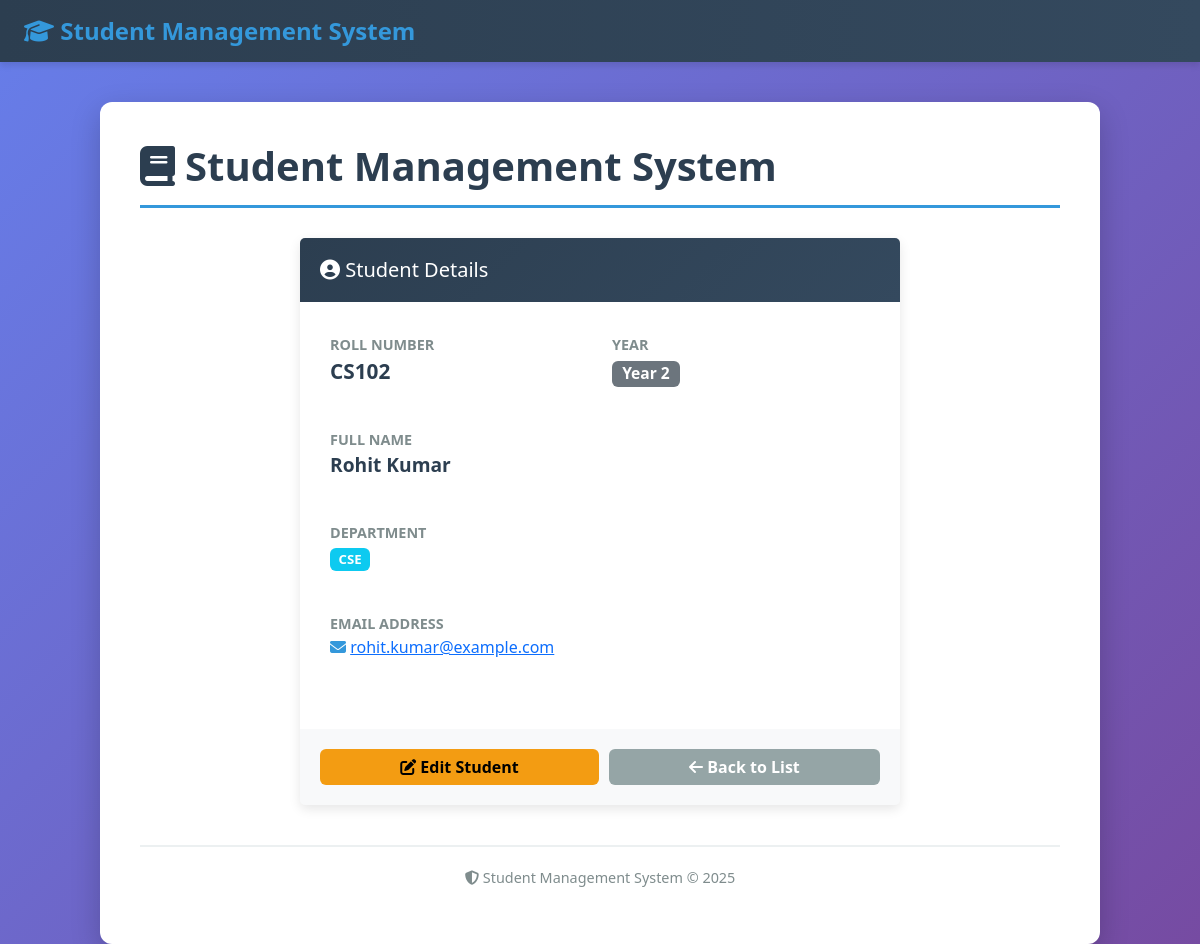
Screenshot of /student/2 with the database file from the repository.
### tables this page shows
CREATE TABLE students (
        id INTEGER PRIMARY KEY AUTOINCREMENT,
        roll TEXT UNIQUE NOT NULL,
        name TEXT NOT NULL,
        department TEXT,
        year INTEGER,
        email TEXT
    );

### app.py (the view)
@app.route("/student/<int:student_id>")
def view_student(student_id):
    conn = get_connection()
    cur = conn.cursor()
    cur.execute("SELECT * FROM students WHERE id = ?", (student_id,))
    row = cur.fetchone()
    conn.close()
    if not row:
        flash("Student not found.")
        return redirect(url_for("index"))
    return render_template('view.html', student=row)

### app.py (called while the page is built)
def get_connection():
    conn = sqlite3.connect(str(DB_PATH))
    conn.row_factory = sqlite3.Row
    return conn

@app.context_processor
def inject_base():
    return dict()

### templates/view.html
{% extends 'base.html' %}
{% block content %}
  <div style="max-width: 600px; margin: 0 auto;">
    <div class="card" style="border: none; box-shadow: 0 4px 12px rgba(0,0,0,0.1);">
      <div class="card-header" style="background: linear-gradient(135deg, #2c3e50, #34495e); color: white; border: none; padding: 20px;">
        <h5 class="mb-0">
          <i class="fas fa-user-circle"></i> Student Details
        </h5>
      </div>
      <div class="card-body" style="padding: 30px;">
        <div class="row mb-4">
          <div class="col-md-6">
            <label style="color: #7f8c8d; font-size: 0.9rem; font-weight: 600;">ROLL NUMBER</label>
            <p style="font-size: 1.3rem; font-weight: 700; color: #2c3e50;">{{ student.roll }}</p>
          </div>
          <div class="col-md-6">
            <label style="color: #7f8c8d; font-size: 0.9rem; font-weight: 600;">YEAR</label>
            <p style="font-size: 1.3rem; font-weight: 700; color: #2c3e50;">
              <span class="badge bg-secondary">Year {{ student.year }}</span>
            </p>
          </div>
        </div>
        <div class="row mb-4">
          <div class="col-12">
            <label style="color: #7f8c8d; font-size: 0.9rem; font-weight: 600;">FULL NAME</label>
            <p style="font-size: 1.2rem; font-weight: 600; color: #2c3e50;">{{ student.name }}</p>
          </div>
        </div>
        <div class="row mb-4">
          <div class="col-12">
            <label style="color: #7f8c8d; font-size: 0.9rem; font-weight: 600;">DEPARTMENT</label>
            <p style="font-size: 1.1rem; color: #2c3e50;">
              <span class="badge bg-info">{{ student.department }}</span>
            </p>
          </div>
        </div>
        <div class="row mb-4">
          <div class="col-12">
            <label style="color: #7f8c8d; font-size: 0.9rem; font-weight: 600;">EMAIL ADDRESS</label>
            <p style="font-size: 1rem; color: #3498db;">
              <i class="fas fa-envelope"></i> <a href="mailto:{{ student.email }}">{{ student.email }}</a>
            </p>
          </div>
        </div>
      </div>
      <div class="card-footer" style="background: #f8f9fa; border: none; padding: 20px; display: flex; gap: 10px;">
        <a class="btn btn-warning flex-grow-1" href="{{ url_for('edit_student', student_id=student.id) }}">
          <i class="fas fa-edit"></i> Edit Student
        </a>
        <a class="btn btn-secondary flex-grow-1" href="{{ url_for('index') }}">
          <i class="fas fa-arrow-left"></i> Back to List
        </a>
      </div>
    </div>
  </div>
{% endblock %}

### templates/base.html (style rules this page uses)
:root { --primary-color: #2c3e50; --secondary-color: #3498db; --accent-color: #e74c3c; --success-color: #27ae60; }
body { background: linear-gradient(135deg, #667eea 0%, #764ba2 100%); min-height: 100vh; font-family: 'Segoe UI', Tahoma, Geneva, Verdana, sans-serif; }
.btn { border-radius: 6px; font-weight: 600; transition: all 0.3s ease; border: none; }
.btn-warning { background-color: #f39c12; }
.btn-secondary { background-color: #95a5a6; }

### rows the page displays
students: roll "CS102", year "2", name "Rohit Kumar", department "CSE", email "rohit.kumar@example.com"
